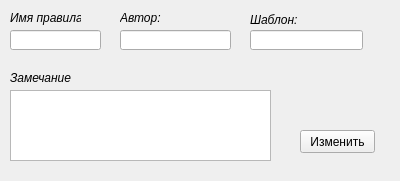
<?xml version="1.0" encoding="UTF-8"?>
<ui version="4.0">
 <class>RuleEditWidget</class>
 <widget class="QWidget" name="RuleEditWidget">
  <property name="geometry">
   <rect>
    <x>0</x>
    <y>0</y>
    <width>400</width>
    <height>181</height>
   </rect>
  </property>
  <property name="windowTitle">
   <string>Изменить правило</string>
  </property>
  <widget class="QPushButton" name="pushButton">
   <property name="geometry">
    <rect>
     <x>300</x>
     <y>130</y>
     <width>75</width>
     <height>23</height>
    </rect>
   </property>
   <property name="text">
    <string>Изменить</string>
   </property>
  </widget>
  <widget class="QTextEdit" name="te_ruleRem">
   <property name="geometry">
    <rect>
     <x>10</x>
     <y>90</y>
     <width>261</width>
     <height>71</height>
    </rect>
   </property>
   <property name="html">
    <string>&lt;!DOCTYPE HTML PUBLIC &quot;-//W3C//DTD HTML 4.0//EN&quot; &quot;http://www.w3.org/TR/REC-html40/strict.dtd&quot;&gt;
&lt;html&gt;&lt;head&gt;&lt;meta name=&quot;qrichtext&quot; content=&quot;1&quot; /&gt;&lt;style type=&quot;text/css&quot;&gt;
p, li { white-space: pre-wrap; }
&lt;/style&gt;&lt;/head&gt;&lt;body style=&quot; font-family:'MS Shell Dlg 2'; font-size:8.25pt; font-weight:400; font-style:normal;&quot;&gt;
&lt;p style=&quot;-qt-paragraph-type:empty; margin-top:0px; margin-bottom:0px; margin-left:0px; margin-right:0px; -qt-block-indent:0; text-indent:0px; font-size:8pt;&quot;&gt;&lt;br /&gt;&lt;/p&gt;&lt;/body&gt;&lt;/html&gt;</string>
   </property>
  </widget>
  <widget class="QLineEdit" name="le_author">
   <property name="geometry">
    <rect>
     <x>120</x>
     <y>30</y>
     <width>111</width>
     <height>20</height>
    </rect>
   </property>
   <property name="text">
    <string/>
   </property>
  </widget>
  <widget class="QLabel" name="l_template">
   <property name="geometry">
    <rect>
     <x>250</x>
     <y>10</y>
     <width>51</width>
     <height>20</height>
    </rect>
   </property>
   <property name="text">
    <string>&lt;html&gt;&lt;head/&gt;&lt;body&gt;&lt;p&gt;&lt;span style=&quot; font-style:italic;&quot;&gt;Шаблон:&lt;/span&gt;&lt;/p&gt;&lt;/body&gt;&lt;/html&gt;</string>
   </property>
  </widget>
  <widget class="QLineEdit" name="le_template">
   <property name="geometry">
    <rect>
     <x>250</x>
     <y>30</y>
     <width>113</width>
     <height>20</height>
    </rect>
   </property>
  </widget>
  <widget class="QLabel" name="l_author">
   <property name="geometry">
    <rect>
     <x>120</x>
     <y>10</y>
     <width>41</width>
     <height>16</height>
    </rect>
   </property>
   <property name="font">
    <font>
     <italic>true</italic>
    </font>
   </property>
   <property name="text">
    <string>Автор:</string>
   </property>
  </widget>
  <widget class="QLabel" name="l_rem">
   <property name="geometry">
    <rect>
     <x>10</x>
     <y>70</y>
     <width>71</width>
     <height>16</height>
    </rect>
   </property>
   <property name="font">
    <font>
     <italic>true</italic>
    </font>
   </property>
   <property name="text">
    <string>Замечание</string>
   </property>
  </widget>
  <widget class="QLabel" name="l_ruleName">
   <property name="geometry">
    <rect>
     <x>10</x>
     <y>10</y>
     <width>71</width>
     <height>16</height>
    </rect>
   </property>
   <property name="font">
    <font>
     <italic>true</italic>
    </font>
   </property>
   <property name="text">
    <string>Имя правила:</string>
   </property>
  </widget>
  <widget class="QLineEdit" name="le_rule_name">
   <property name="geometry">
    <rect>
     <x>10</x>
     <y>30</y>
     <width>91</width>
     <height>20</height>
    </rect>
   </property>
   <property name="text">
    <string/>
   </property>
  </widget>
 </widget>
 <resources/>
 <connections/>
</ui>
